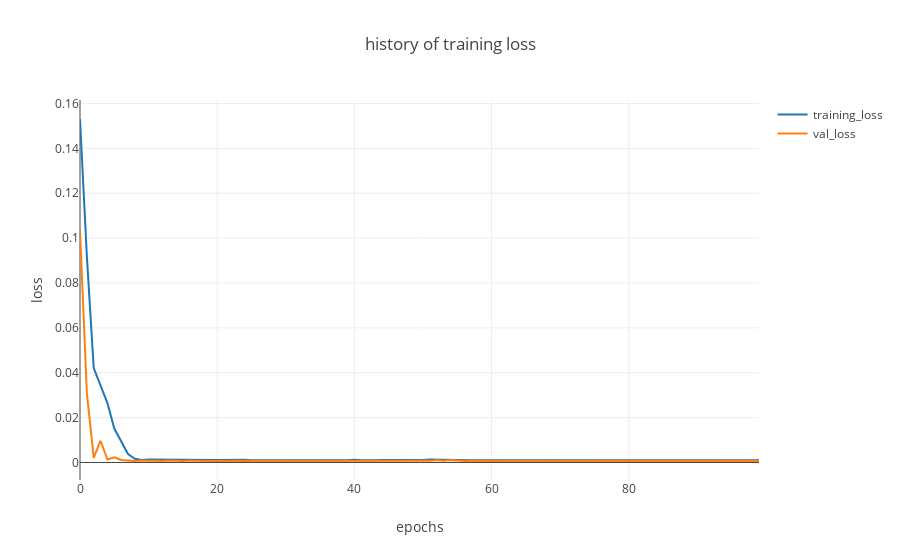

The notebook cell saved with this chart:
### Markdown cell above
## Train and test loss

While the model is being trained, the train and test losses vary as shown in the figure below. The package `plotly.graph_objs` is extremely useful. The function `t( )` inside the argument is defined in `aux_func`:

### Code cell
py.iplot(dict(data=[af.t('loss','training_loss',history), af.t('val_loss','val_loss',history)], 
              layout=dict(title = 'history of training loss', xaxis = dict(title = 'epochs'),
                          yaxis = dict(title = 'loss'))), filename='training_process')
